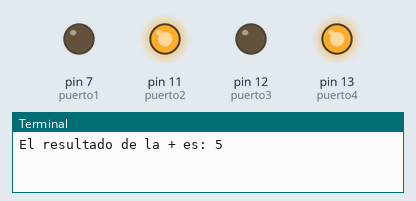
The program below on a simulated Raspberry Pi (header pin numbers). On the bench: output pins drawn as LEDs (lit = HIGH), the last lines printed to the terminal. Random numbers come from a fixed seed.

Above: at 0.1 s.
At 3.1 s:
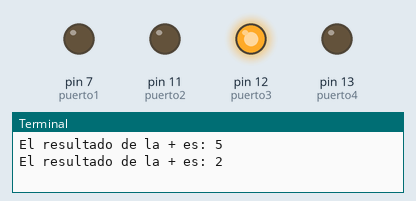
At 9.1 s:
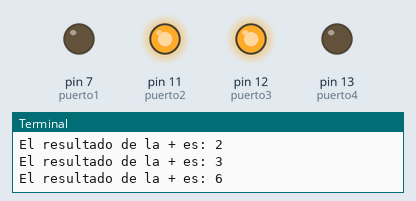
At 15.1 s:
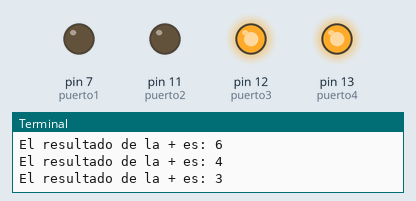
At 21.1 s:
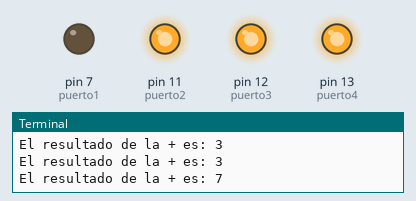
At 36.1 s:
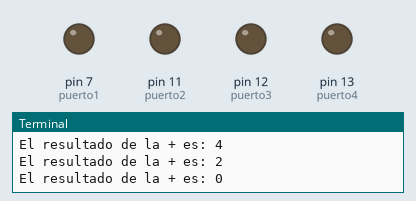
Timing chart, 0 to 40.0 s (numbered marks = the images above):
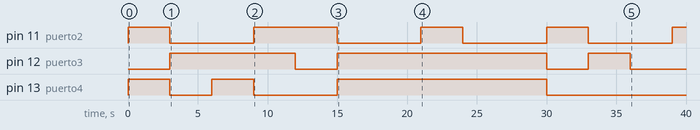

The program:

script.py
```python
import RPi.GPIO as GPIO
from time import sleep
import random

GPIO.setmode(GPIO.BOARD)

puerto1 = 7
puerto2 = 11
puerto3 = 12
puerto4 = 13
#Variables
Numero1 = random.randint(0,4)
Numero2  = random.randint(0,4)
Operador = "+"
numerosBinario = [  [0, 0, 0, 0],
			       [0, 0, 0, 1],
			       [0, 0, 1, 0],
			       [0, 0, 1, 1],
			       [0, 1, 0, 0],
			       [0, 1, 0, 1],
			       [0, 1, 1, 0],
			       [0, 1, 1, 1],
			       [1, 0, 0, 0],
			       [1, 0, 0, 1]]


GPIO.setup(puerto1, GPIO.OUT)
GPIO.setup(puerto2, GPIO.OUT)
GPIO.setup(puerto3, GPIO.OUT)
GPIO.setup(puerto4, GPIO.OUT)

def calcular(numero1, numero2, operacion):
    if operacion == "+":
        return numero1 + numero2
    elif operacion == "-":
        return numero1 - numero2
    elif operacion == "*":
        return numero1 * numero2
    elif operacion == "/":
        if numero2 != 0:
            return numero1 / numero2
        else:
            return "Error: Division por cero no permitida"
    else:
        return "Operacion no valida"

def conversorDecimalBinario(numero):
      return numerosBinario[numero]

def asignacion(binario):
      GPIO.output(puerto1, binario[0])
      GPIO.output(puerto2, binario[1])
      GPIO.output(puerto3, binario[2])
      GPIO.output(puerto4, binario[3])


try:
   while True:
      resultado = calcular(Numero1,Numero2,Operador)
      print(f"El resultado de la {Operador} es: {resultado}")

      cadenaBinario = conversorDecimalBinario(resultado)
      asignacion(cadenaBinario)
      sleep(3)
      Numero1 = random.randint(0,4)
      Numero2  = random.randint(0,4)

except KeyboardInterrupt:
      GPIO.cleanup()
```

Measured:
- by itself, pin 11 (puerto2): LOW → HIGH at 0.00 s, → LOW 3.0 s later, → HIGH 6.0 s later, → LOW 6.0 s later, … (9 changes in this stretch)
- by itself, pin 12 (puerto3): goes HIGH 9.0 s, LOW 3.0 s, HIGH 15.0 s, LOW 3.0 s, HIGH 3.0 s, then LOW
- by itself, pin 13 (puerto4): goes HIGH 3.0 s, LOW 3.0 s, HIGH 3.0 s, LOW 6.0 s, HIGH 15.0 s, then LOW
